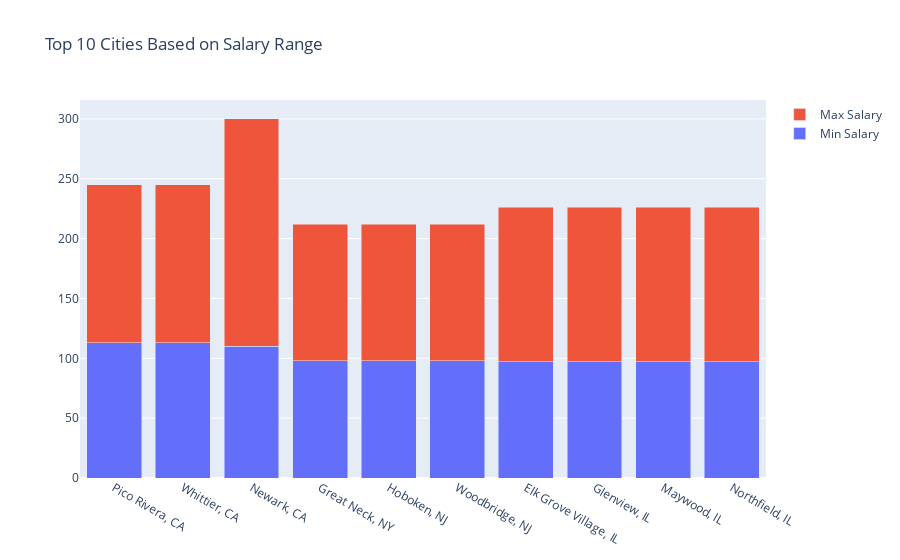

Here is the notebook cell this chart was saved with:
### Markdown cell above
### Top 10 Cities with lower and upper salary bounds

### Code cell
cities_sal = da_jobs.groupby("Location")[["Salary_Estimate_Lower ($, thousand)", "Salary_Estimate_Upper ($, thousand)"]].mean().sort_values(["Salary_Estimate_Lower ($, thousand)", "Salary_Estimate_Upper ($, thousand)"], ascending=False)[:10]
cities_sal

fig = go.Figure()

fig.add_trace(go.Bar(x=cities_sal.index, y=cities_sal["Salary_Estimate_Lower ($, thousand)"], name = "Min Salary"))
fig.add_trace(go.Bar(x=cities_sal.index, y=cities_sal["Salary_Estimate_Upper ($, thousand)"], name = "Max Salary"))

fig.update_layout(title='Top 10 Cities Based on Salary Range', barmode="stack")
fig.show()

### Figure 1 — Plotly figure (JSON) as saved in the notebook; plotly's stock layout.template omitted (floating-point values rounded to 4 significant figures)
{"data": [{"name": "Min Salary", "type": "bar", "x": ["Pico Rivera, CA", "Whittier, CA", "Newark, CA", "Great Neck, NY", "Hoboken, NJ", "Woodbridge, NJ", "Elk Grove Village, IL", "Glenview, IL", "Maywood, IL", "Northfield, IL"], "y": [113, 113, 110, 98, 98, 98, 97, 97, 97, 97]}, {"name": "Max Salary", "type": "bar", "x": ["Pico Rivera, CA", "Whittier, CA", "Newark, CA", "Great Neck, NY", "Hoboken, NJ", "Woodbridge, NJ", "Elk Grove Village, IL", "Glenview, IL", "Maywood, IL", "Northfield, IL"], "y": [132, 132, 190, 114, 114, 114, 129, 129, 129, 129]}], "layout": {"barmode": "stack", "title": {"text": "Top 10 Cities Based on Salary Range"}}}
